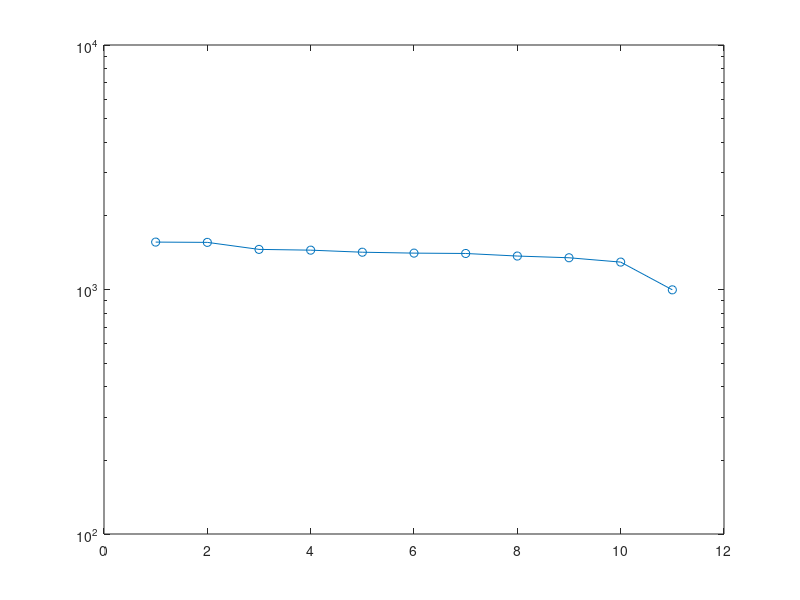
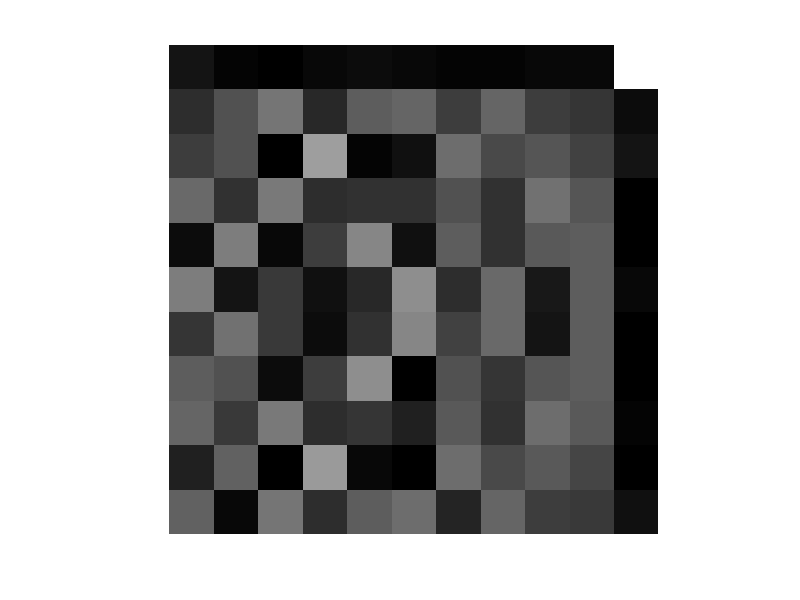
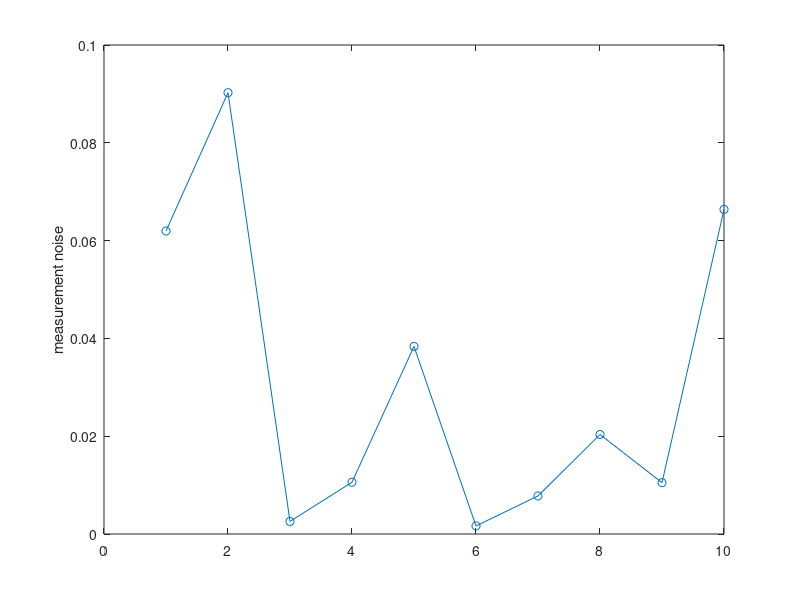
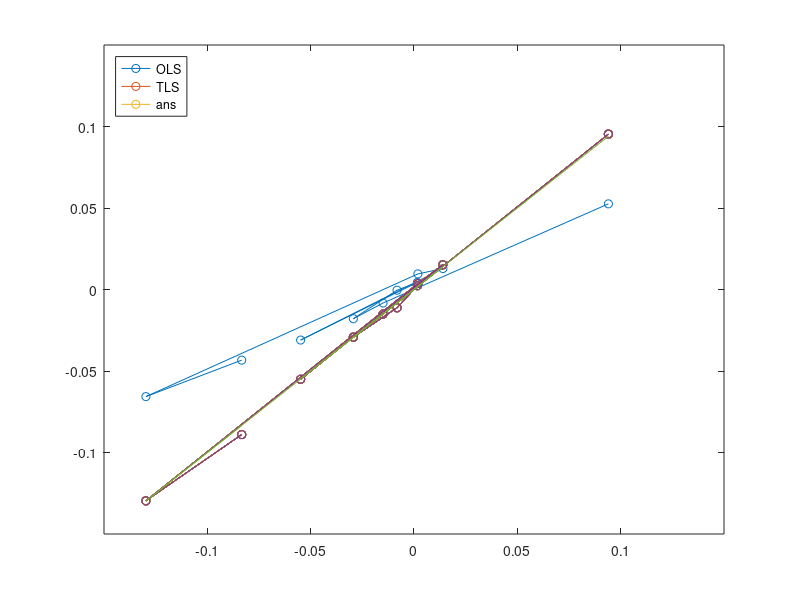

MATLAB code for these plots, in order:
% try recover filter coefficients from noisy data
% demo OLS can fail in large noise case

m = 1e6;
n = 10;

merr = 1;

old = randn('state'); randn('state', 34232344);
a = 0.1*randn(n, 1);
randn('state', old);

wb = randn(m+2*n, 1);
x = filter(1, [1; -a], wb);
x = x(n+1:end);
y = x + merr * randn(size(x,1),1);

Z = zeros(m,n);
for k = 1:n
  Z(:,k) = y(n-k+1:end-k);
end
B = y(n+1:end);

fact = 0.705;  % smaller to get closer to OLS, 0.705 for merr=1
[U,S,V] = svd([fact*B Z], 'econ');
fact_all = [fact ones(1,size(Z, 2))];
measurement_noise_r1 = U(:,end) * S(end,end) * V(:,end)';
measurement_noise = 1 ./ fact_all .* measurement_noise_r1;

figure(100);
semilogy(diag(S), '-o');

figure(101);
imshow(abs(V));

figure(102);
plot(std(measurement_noise(:,2:end)), '-o')
ylabel('measurement noise');
std(measurement_noise(:,1))

a
a_est = Z \ B   % correct for merr = 0
a_tls = -V(2:end, end) .* fact_all(2:end) / (V(1,end) * fact)

figure(200);
plot(a, a_est, '-o', a, a_tls, '-o', a, a, '-');
axis([-1 1 -1 1]*0.15)
legend('OLS', 'TLS', 'ans');
legend('location', 'northwest');

